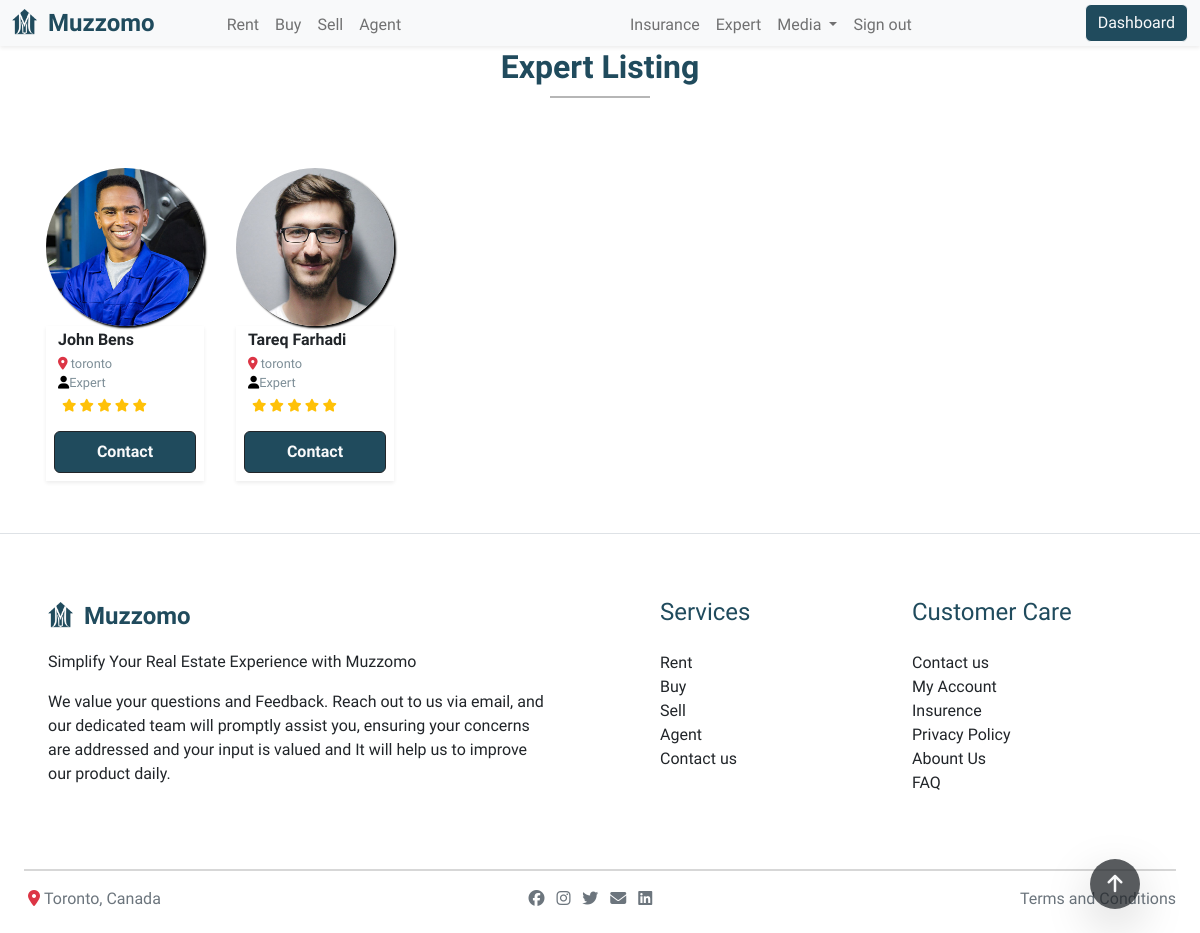
The page /expert-view/ (signed in) on the database its author committed.
### listing/models.py (models this page shows, shortened)
class Expert(models.Model):
    admin = models.ForeignKey(CustomUser, on_delete=models.CASCADE)
    fullname = models.CharField(max_length=50)
    phone = models.CharField(max_length=50)
    registration_date = models.DateField(auto_now_add=True)
    is_active = models.BooleanField(default=True)
    location = models.ForeignKey(Location, on_delete=models.CASCADE)

class CustomUser(AbstractUser):
    users_type = (
        ('Agent','Agent'),
        ('User','User'),
        ('Expert','Expert')
    )
    user_type = models.CharField(choices=users_type , max_length=50,default='Agent')
    profile_image = models.ImageField(upload_to='profiles/')

class Location(models.Model):
    city = models.CharField(max_length=50)

### listing/views.py (the view)
# urls.py: path('expert-view/',expert_view , name='expert'),
def expert_view (request):
    expert = Expert.objects.all()
    page = request.GET.get('page', 1)
    paginator = Paginator(expert, 6)
    try:
        experts = paginator.page(page)
    except PageNotAnInteger:
        experts = paginator.page(1)
    except EmptyPage:
        experts = paginator.page(paginator.num_pages)
    context = {
        'experts': experts
    }
    return render(request, 'listing/Expert.html',context)

### templates/listing/Expert.html (shortened to what this page needs)
{% extends 'base.html' %}
{% load static %}
{% block content %}
{% include 'base/nav.html' %}
{% include 'base/scrolled-up.html' %}
<div class="head-title text-center py-5 " id="up-section">
  <h1 class="fs-2 fw-bold  dark-blue-color">
    Expert Listing
  </h1>
  <span></span>
</div>
<div class="divBody mt-2 mb-5">
  <div class="row m-0">
    {% for i in experts %}
    <div class="col-xl-2 col-md-3 col-6">
      <div class="container p-1 position-relative">
        <img class='border-r-50' src="{{i.admin.profile_image.url}}" width="100%" alt="">
        <div class="agent-detial shadow-sm">
          <div class="row m-0">
            <div class="col-12">
              <div class="container p-0 py-1 fs-7">
                <h5 class="fs-6 fw-bold m-0">{{i.admin.first_name}} {{i.admin.last_name}}</h5>
                <div class="content-agent ">
                  <p class="m-0 pt-1 prog-text-color "> <i class="fa fa-location-dot text-danger"></i>
                    {{i.location.city}}
                  </p>
                  <p class="p-0 mb-0 prog-text-color"><i class="fa fa-user text-black" aria-hidden="true"></i>Expert</p>
                </div>
                <div class="p-1 m-0">
                  <i class="fa fa-star text-warning " aria-hidden="true"></i>
                  <i class="fa fa-star text-warning" aria-hidden="true"></i>
                  <i class="fa fa-star text-warning" aria-hidden="true"></i>
                  <i class="fa fa-star text-warning" aria-hidden="true"></i>
                  <i class="fa fa-star text-warning" aria-hidden="true"></i>
                </div>
              </div>
            </div>
            <div class="col-12 p-2 w-100">
              <div class="btn btn-dark dark-blue-bg w-100 py-0">
                <a href="{% url 'ExpertProfile' i.id %}" class="text-light nav-link fw-bold py-2"> Contact</a>
              </div>
            </div>
          </div>
        </div>
      </div>
    </div>
    {% endfor %}
  </div>
</div>
{% include 'base/contact.html' %}
{% endblock content %}

### static/CSS/style.css (style rules this page uses)
* { font-family: 'Inder', sans-serif;; }
.divBody { margin-left: 2.5%; margin-right: 2.5%; width: 95%; }

### static/CSS/csstest.css (style rules this page uses)
.dark-blue-bg { background-color: #204b5d; }
.dark-blue-color { color: #204b5d; }
.fs-7 { font-size: 0.8em; }
.border-r-50 { border-radius: 50%; box-shadow: black 2px 2px 2px; }
.prog-text-color { color: rgb(125, 142, 151); }
.head-title span { background: rgb(182, 182, 182) none repeat scroll 0 0; display: block; height: 2px; margin: 10px auto; width: 100px; }

### rows shown on the page
Expert: admin.profile_image (picture), admin.first_name "John", admin.last_name "Bens", location.city "toronto"
Expert: admin.profile_image (picture), admin.first_name "Tareq", admin.last_name "Farhadi", location.city "toronto"
